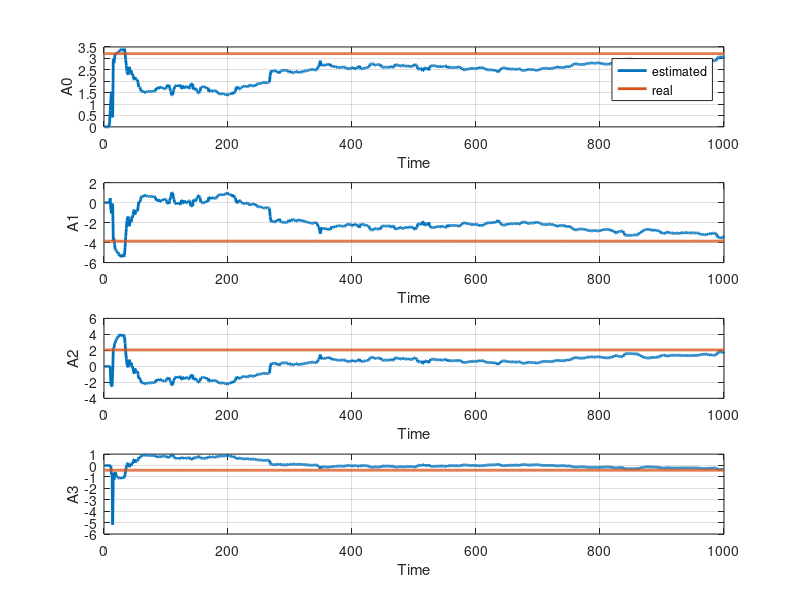
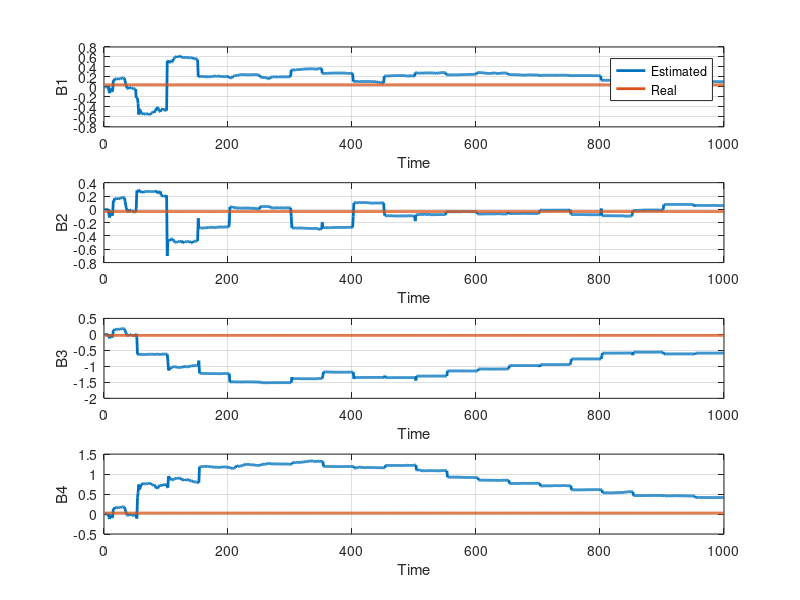
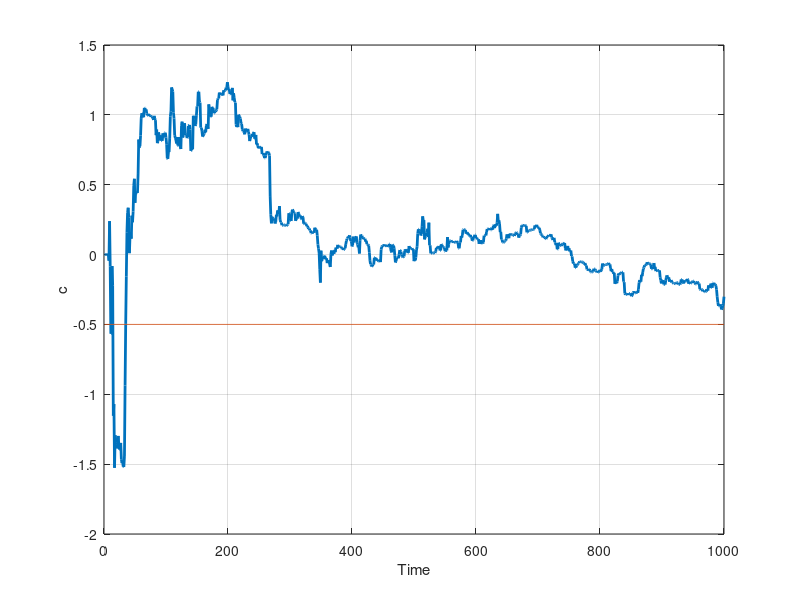

Here is the MATLAB script that generated these plots, in order:
clc;clear all;close all;
a0=3.207; a1=-3.853; a2=2.055; a3=-0.4107;
b1=0.04269; b2=-0.0332; b3=-0.03096; b4=0.02414;
max = 1000;
Noise=0.7*wgn(max,1,1);
y = zeros(max, 1);
duration = 1000.0;
sampling_rate =1;
t1 = 0:1/sampling_rate:duration;
% u = sind(2 * pi * t1)+sind(5 * pi * t1)+sind(7 * pi * t1)+sind(3 * pi *t1); %sin wave input 
u = zeros(1,max); u(5) =1; % Impulse input 
% u=randn(1,max);
% u=ones(1,max);%u(1)=0; %step input
u(1:50, 1) = ones(50, 1);
T = 100;
for i = 101:max
    u(i) = u(i - T);
end

for t = 8:max
        y(t) = a0 * y(t-1) + a1 * y(t - 2) + a2 * y(t - 3) + a3 * y(t - 4) ...
         + b1 * u(t - 1) + b2 * u(t - 2) + b3 * u(t - 3) + b4 * u(t - 4)+ Noise(t)-0.5 * Noise(t - 1);
end
mean(Noise);

% ERLS Algorithm
P = 100 * eye(9);
theta = zeros(9, 1);
a0_values(1) =theta(1);
a1_values(1) =theta(2);
a2_values(1) = theta(3);
a3_values(1) =theta(4);
b1_values(1) =theta(5);
b2_values(1) =theta(6);
b3_values(1) =theta(7);
b4_values(1) =theta(8);
c(1)=theta(9);

for i = 8:max
    phiint = [y(i - 1);y(i - 2);y(i - 3);y(i - 4); u(i - 1);u(i - 2);u(i - 3);u(i - 4); Noise(i - 1)];
    K = P * phiint * inv(eye(1) + phiint' * P * phiint);
    theta = theta + K * (y(i) - phiint' * theta);
    P = (eye(9) - K * phiint') * P;
    a0_values(i) =theta(1);
    a1_values(i) =theta(2);
    a2_values(i) = theta(3);
    a3_values(i) =theta(4);
    b1_values(i) =theta(5);
    b2_values(i) =theta(6);
    b3_values(i) =theta(7);
    b4_values(i) =theta(8);
    c(i)=theta(9);
end
    disp(['a0: ', num2str(a0_values(max))]);
    disp(['a1: ', num2str(a1_values(max))]);
    disp(['a2: ', num2str(a2_values(max))]);
    disp(['a3: ', num2str(a3_values(max))]);
    disp(['b1: ', num2str(b1_values(max))]);
    disp(['b2: ', num2str(b2_values(max))]);
    disp(['b3: ', num2str(b3_values(max))]);
    disp(['b4: ', num2str(b4_values(max))]);
figure;
subplot(4,1,1)
plot(a0_values, 'LineWidth', 2);
hold on;
plot(1:max, a0*ones(size(1:max)), 'LineWidth', 2);  
xlabel('Time');
ylabel(['A0']);
legend("estimated","real")
grid on;

subplot(4,1,2)
plot(a1_values, 'LineWidth', 2);
hold on;
plot(1:max, a1*ones(size(1:max)), 'LineWidth', 2); 
xlabel('Time');
ylabel(['A1']);
grid on;

subplot(4,1,3)  
plot(a2_values, 'LineWidth', 2);
hold on;
plot(1:max, a2*ones(size(1:max)), 'LineWidth', 2); 
xlabel('Time');
ylabel(['A2']);
grid on;

subplot(4,1,4)
plot(a3_values, 'LineWidth', 2);
hold on;
plot(1:max, a3*ones(size(1:max)), 'LineWidth', 2);
xlabel('Time');
ylabel(['A3']);
grid on;

figure;
subplot(4,1,1)
plot(b1_values, 'LineWidth', 2);
hold on;
plot(1:max, b1*ones(size(1:max)), 'LineWidth', 2); 
xlabel('Time');
ylabel('B1');
legend('Estimated', 'Real');
grid on;


subplot(4,1,2)
plot(b2_values, 'LineWidth', 2);
hold on;
plot(1:max, b2*ones(size(1:max)), 'LineWidth', 2);
xlabel('Time');
ylabel(['B2']);
grid on;

subplot(4,1,3)
plot(b3_values, 'LineWidth', 2);
hold on;
plot(1:max, b3*ones(size(1:max)), 'LineWidth', 2); 
xlabel('Time');
ylabel(['B3']);
grid on;

subplot(4,1,4)
plot(b4_values, 'LineWidth', 2);
hold on;
plot(1:max, b4*ones(size(1:max)), 'LineWidth', 2);
xlabel('Time');
ylabel(['B4']);
grid on;

figure;
plot(c,'LineWidth',2);
hold on
plot(1:max,-0.5*ones(size(1:max)));
xlabel('Time');
ylabel('c');
grid on;